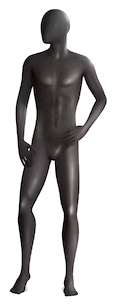
#> input picture assets/base_bodies/base_body_1.png, 118 x 308 px; its folder holds only this picture in this run
$ python phase2_composite_engine.py
#> lines starting #> are read from the running program, lines starting #| are printed output that depends on the picture
"""
Phase 2 – Z-Index Composite Engine (Python)
Nhận danh sách item_id đã chọn, stack các PNG layer theo Z-index,
composite lên base_body, xuất file PNG tổng hợp + preview JPG.
"""
import json, sys
from pathlib import Path
from PIL import Image

BODIES_DIR  = Path("assets/base_bodies")
CLOTHES_DIR = Path("assets/clothing_layers")
OUTPUT_DIR  = Path("assets/composites")
OUTPUT_DIR.mkdir(parents=True, exist_ok=True)

MANIFEST    = Path("assets/clothing_manifest.json")

CANVAS_W, CANVAS_H = 512, 768

Z_ORDER = {
    "Áo lót trong":   2,
    "Quần/Váy":       3,
    "Áo khoác ngoài": 4,
    "Phụ kiện thân":  5,
    "Giày dép":       5,
    "Phụ kiện đầu":   6,
}

def load_manifest() -> dict:
    if not MANIFEST.exists():
        return {}
    raw = json.loads(MANIFEST.read_text(encoding="utf-8"))
    return {item["item_id"]: item for item in raw if "item_id" in item}

def composite(
    selected_ids: list[str],
    body_num: int = 1,
    out_name: str = "outfit"
) -> Path:
    """Stack selected items over base body and save composite PNG."""
#> called with body_num = 1, out_name = 'demo_ao_tu_than'
    manifest = load_manifest()

    # 1. Base body canvas (transparent)
    body_path = BODIES_DIR / f"base_body_{body_num}.png"
    if body_path.exists():
        base = Image.open(body_path).convert("RGBA")
#> base is the input picture: PIL image 118x308 RGBA; mean R, G, B, A 190.6, 188.6, 188.7, 90
        base = base.resize((CANVAS_W, CANVAS_H), Image.LANCZOS)
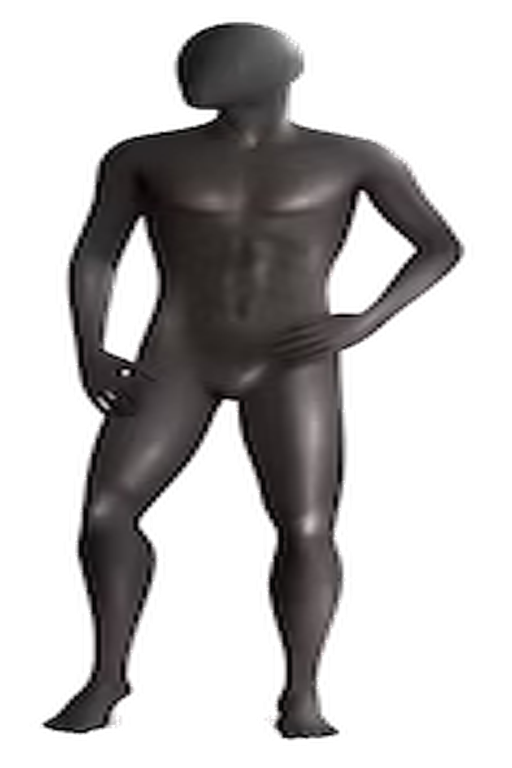
#> base: PIL image 512x768 RGBA; mean R, G, B, A 35.2, 33.3, 33.4, 90; transparent parts drawn white
    else:
        base = Image.new("RGBA", (CANVAS_W, CANVAS_H), (0, 0, 0, 0))

    canvas = Image.new("RGBA", (CANVAS_W, CANVAS_H), (255, 255, 255, 255))
#> canvas: PIL image 512x768 RGBA; every value is 255
    canvas.paste(base, (0, 0), base)

    # 2. Collect & sort layers by Z-index
    layers = []
    for item_id in selected_ids:
        item = manifest.get(item_id)
        if item is None:
            print(f"  [warn] {item_id} not in manifest, skip")
            continue
        z = item.get("z", Z_ORDER.get(item.get("category", ""), 4))
        layer_path = Path(item.get("layer", ""))
        if not layer_path.exists():
            print(f"  [warn] layer file not found: {layer_path}")
            continue
        layers.append((z, item_id, layer_path))

    layers.sort(key=lambda x: x[0])   # Z-order low → high

    # 3. Composite each layer
    for z, item_id, path in layers:
        layer = Image.open(path).convert("RGBA")
        layer = layer.resize((CANVAS_W, CANVAS_H), Image.LANCZOS)
        canvas.paste(layer, (0, 0), layer)
        print(f"  z={z} ← {item_id}")

    # 4. Save
    out_png = OUTPUT_DIR / f"{out_name}.png"
    out_jpg = OUTPUT_DIR / f"{out_name}_preview.jpg"
    canvas.save(out_png, "PNG")
    canvas.convert("RGB").save(out_jpg, "JPEG", quality=90)
    print(f"  → {out_png}")
    return out_png

if __name__ == "__main__":
    # Demo: combine áo tứ thân set
    demo_set = [
        "ao_yem_001",           # z=2  inner
        "quan_nai_den_001",     # z=3  trousers (if exists)
        "ao_tu_than_001",       # z=4  outer
        "khan_mo_qua_001",      # z=5  accessory
        "non_quai_thao_001",    # z=6  head
    ]
    out = composite(demo_set, body_num=1, out_name="demo_ao_tu_than")
    print(f"[Phase2] Output: {out}")
